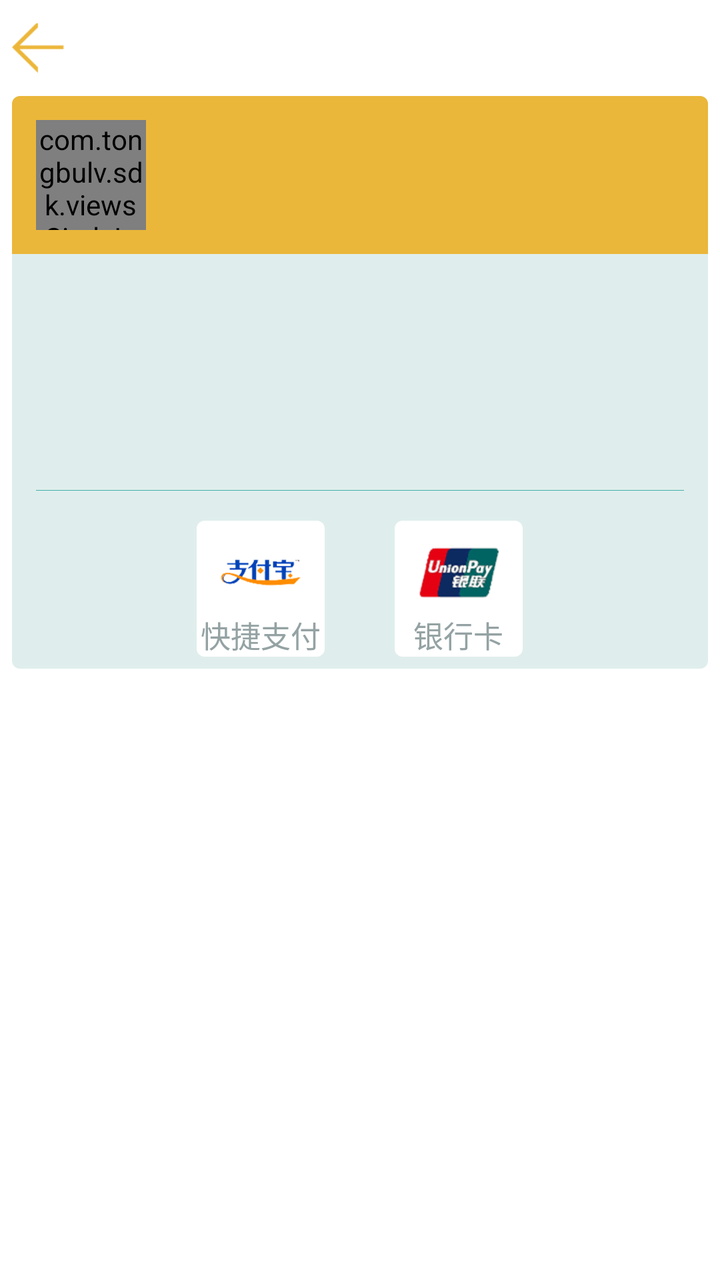
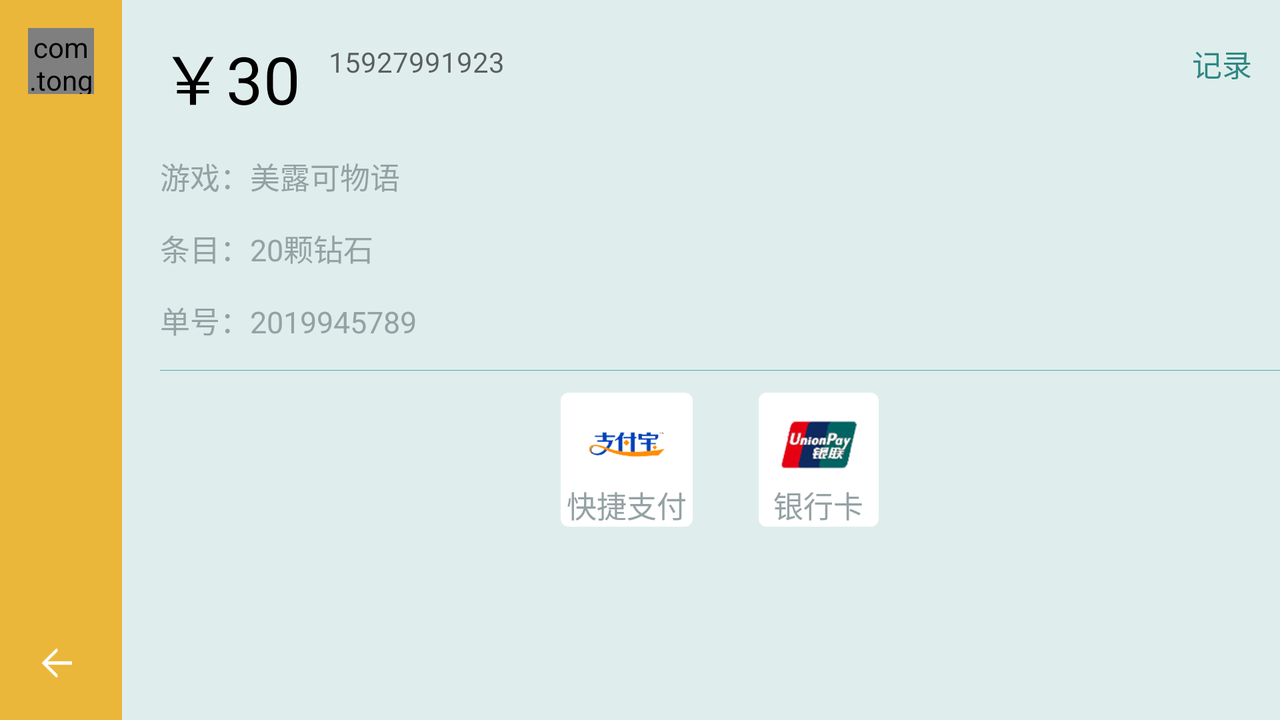

An Android layout and its configuration variant, each rendered on a device that would load it. The default file and the variant file are quoted in full after the pictures.
<!-- AndroidManifest.xml: fallback theme Theme.MaterialComponents.DayNight.NoActionBar -->
<!-- res/layout/fragment_tbl_payment.xml -->
<LinearLayout xmlns:android="http://schemas.android.com/apk/res/android"
    xmlns:tools="http://schemas.android.com/tools"
    android:layout_width="match_parent"
    android:layout_height="match_parent"
    android:background="@color/tbl_white"
    android:orientation="vertical"
    >

    <include layout="@layout/title_tbl_payment" />

    <LinearLayout
        android:layout_width="match_parent"
        android:layout_height="wrap_content"
        android:background="@drawable/tbl_payment_bg"
        android:layout_marginLeft="@dimen/tbl_small"
        android:layout_marginRight="@dimen/tbl_small"
        android:orientation="vertical" >

        <LinearLayout
            android:layout_width="match_parent"
            android:layout_height="wrap_content"
            android:background="@drawable/tbl_payment_orange_bg"
            android:padding="@dimen/tbl_large" >

            <com.tongbulv.sdk.views.CircleImageView
                android:id="@+id/tbl_payment_user_icon"
                android:layout_width="@dimen/tbl_160px"
                android:layout_height="@dimen/tbl_160px"
                android:scaleType="centerCrop"
                android:src="@drawable/tbl_pay_user_icon" />

            <LinearLayout
                android:layout_width="0dp"
                android:layout_height="match_parent"
                android:layout_marginLeft="@dimen/tbl_medium"
                android:layout_weight="1"
                android:gravity="center_vertical"
                android:orientation="vertical" >

                <TextView
                    android:id="@+id/tbl_payment_user_name"
                    android:layout_width="wrap_content"
                    android:layout_height="wrap_content"
                    android:visibility="gone"
                    android:layout_marginBottom="@dimen/tbl_large"
                    android:textColor="@color/tbl_text_white" />

                <TextView
                    android:id="@+id/tbl_payment_user_account"
                    android:layout_width="wrap_content"
                    android:layout_height="wrap_content"
                    android:textSize="@dimen/tbl_text_medium"
                    android:textColor="@color/tbl_text_white" />
            </LinearLayout>

            <TextView
                android:id="@+id/tbl_payment_amount"
                android:layout_width="wrap_content"
                android:layout_height="match_parent"
                android:gravity="center"
                android:textColor="@color/tbl_text_white"
                android:textSize="@dimen/tbl_104px" />
        </LinearLayout>

        <LinearLayout
            android:layout_width="match_parent"
            android:layout_height="wrap_content"
            android:orientation="vertical"
            android:paddingTop="@dimen/tbl_large"
            android:paddingRight="@dimen/tbl_large"
            android:paddingLeft="@dimen/tbl_large"
             >

            <TextView
                android:id="@+id/tbl_payment_game_name"
                style="@style/tblPaymnetGoodItemStyle"
                 />

            <TextView
                android:id="@+id/tbl_payment_game_item"
                style="@style/tblPaymnetGoodItemStyle"
                android:layout_marginTop="@dimen/tbl_llarge"
                 />

            <TextView
                android:id="@+id/tbl_payment_game_order"
                style="@style/tblPaymnetGoodItemStyle"
                android:layout_marginTop="@dimen/tbl_llarge"
                 />

            <View
                android:layout_width="match_parent"
                android:layout_height="@dimen/tbl_single_pixel"
                android:layout_marginTop="@dimen/tbl_llarge"
                android:background="@color/tbl_main" />

            <LinearLayout
                android:layout_width="match_parent"
                android:layout_height="wrap_content"
                android:layout_marginTop="@dimen/tbl_llarge"
                android:layout_marginBottom="@dimen/tbl_small"
                android:gravity="center_horizontal"
                android:orientation="horizontal" >

                <LinearLayout
                    android:id="@+id/tbl_payment_ali"
                    android:layout_width="wrap_content"
                    android:layout_height="wrap_content"
                    android:gravity="center_horizontal"
                    android:orientation="vertical"
                    android:background="@drawable/tbl_white_bg" >

                    <ImageView
                        android:layout_width="@dimen/tbl_120px"
                        android:layout_height="@dimen/tbl_120px"
                        android:layout_marginLeft="@dimen/tbl_large"
                        android:layout_marginRight="@dimen/tbl_large"
                        android:scaleType="centerInside"
                        android:layout_marginTop="@dimen/tbl_small"
                        android:src="@drawable/tbl_pay_ali_icon" />

                    <TextView
                        android:layout_width="wrap_content"
                        android:layout_height="wrap_content"
                        android:text="@string/tbl_pay_ali"
                        android:textSize="@dimen/tbl_text_medium"
                        android:textColor="@color/tbl_text_gray" />
                </LinearLayout>

                <LinearLayout
                    android:id="@+id/tbl_payment_bank"
                    android:layout_width="wrap_content"
                    android:layout_height="wrap_content"
                    android:background="@drawable/tbl_white_bg"
                    android:layout_marginLeft="@dimen/tbl_104px"
                    android:orientation="vertical"
                    android:gravity="center_horizontal"
                    >

                    <ImageView
                        android:layout_width="@dimen/tbl_120px"
                        android:layout_height="@dimen/tbl_120px"
                        android:layout_marginLeft="@dimen/tbl_large"
                        android:layout_marginRight="@dimen/tbl_large"
                        android:scaleType="centerInside"
                        android:layout_marginTop="@dimen/tbl_small"
                        android:src="@drawable/tbl_pay_bank_icon" />

                    <TextView
                        android:layout_width="wrap_content"
                        android:layout_height="wrap_content"
                        android:textSize="@dimen/tbl_text_medium"
                        android:text="@string/tbl_pay_bank"
                        android:textColor="@color/tbl_text_gray" />
                </LinearLayout>
            </LinearLayout>
        </LinearLayout>
    </LinearLayout>

</LinearLayout>
<!-- res/layout/title_tbl_payment.xml (included above) -->
<?xml version="1.0" encoding="utf-8"?>
<RelativeLayout xmlns:android="http://schemas.android.com/apk/res/android"
    android:layout_width="match_parent"
    android:layout_height="@dimen/tbl_title_height"
    android:background="@color/tbl_white"
    android:orientation="horizontal" >

    <ImageView
        android:id="@+id/tbl_payment_back"
        android:layout_width="26dp"
        android:layout_height="26dp"
        android:layout_centerVertical="true"
        android:src="@drawable/tbl_pay_back"
        android:layout_marginLeft="@dimen/tbl_small"
         />

    <TextView
        android:id="@+id/tbl_payment_title"
        android:layout_width="wrap_content"
        android:layout_height="match_parent"
        android:layout_centerHorizontal="true"
        android:gravity="center_vertical"
        android:textColor="@color/tbl_text_black"
        android:textSize="@dimen/tbl_text_large" />

    <TextView
        android:id="@+id/tbl_payment_right"
        android:layout_width="wrap_content"
        android:layout_height="match_parent"
        android:layout_alignParentRight="true"
        android:gravity="center_vertical"
        android:paddingRight="@dimen/tbl_small"
        android:textColor="@color/tbl_text_black"
        android:textSize="@dimen/tbl_text_medium" />

</RelativeLayout>
<!-- resources referenced by this layout -->
<resources>
  <color name="tbl_main">#43b1ab</color>
  <color name="tbl_text_black">#000000</color>
  <color name="tbl_text_gray">#94a2a3</color>
  <color name="tbl_text_white">#ffffff</color>
  <color name="tbl_white">#ffffff</color>
  <!-- from res/values-hdpi/ -->
  <dimen name="tbl_104px">35dp</dimen>
  <!-- from res/values-hdpi/ -->
  <dimen name="tbl_120px">40dp</dimen>
  <!-- from res/values-hdpi/ -->
  <dimen name="tbl_160px">55dp</dimen>
  <!-- from res/values-hdpi/ -->
  <dimen name="tbl_large">12dp</dimen>
  <!-- from res/values-hdpi/ -->
  <dimen name="tbl_llarge">15dp</dimen>
  <!-- from res/values-hdpi/ -->
  <dimen name="tbl_medium">9dp</dimen>
  <dimen name="tbl_single_pixel">1px</dimen>
  <!-- from res/values-hdpi/ -->
  <dimen name="tbl_small">6dp</dimen>
  <!-- from res/values-hdpi/ -->
  <dimen name="tbl_text_large">17sp</dimen>
  <!-- from res/values-hdpi/ -->
  <dimen name="tbl_text_medium">15sp</dimen>
  <dimen name="tbl_title_height">48dp</dimen>
  <!-- drawable tbl_pay_ali_icon: png bitmap (drawable-xhdpi, 21698 bytes) -->
  <!-- drawable tbl_pay_back: png bitmap (drawable-xhdpi, 2391 bytes) -->
  <!-- drawable tbl_pay_bank_icon: png bitmap (drawable-xhdpi, 22452 bytes) -->
  <!-- drawable tbl_pay_user_icon: png bitmap (drawable-xhdpi, 18629 bytes) -->
  <!-- drawable tbl_payment_bg (drawable) -->
  ﻿<shape
      xmlns:android="http://schemas.android.com/apk/res/android"
      android:shape="rectangle">
      <solid android:color="@color/tbl_pay_gray"/>
      <corners android:radius="@dimen/tbl_ssmall"/>
  </shape>
  <!-- drawable tbl_payment_orange_bg (drawable) -->
  <shape
      xmlns:android="http://schemas.android.com/apk/res/android"
      android:shape="rectangle">
      <solid android:color="@color/tbl_orange"/>
      <corners android:topLeftRadius="@dimen/tbl_ssmall"
          android:topRightRadius="@dimen/tbl_ssmall"/>
  </shape>
  <!-- drawable tbl_white_bg (drawable) -->
  ﻿<shape
      xmlns:android="http://schemas.android.com/apk/res/android"
      android:shape="rectangle">
      <solid android:color="@color/tbl_white"/>
      <corners android:radius="@dimen/tbl_ssmall"/>
  </shape>
  <string name="tbl_pay_ali">快捷支付</string>
  <string name="tbl_pay_bank">银行卡</string>
  <style name="tblPaymnetGoodItemStyle">
          <item name="android:layout_width">wrap_content</item>
          <item name="android:layout_height">wrap_content</item>
          <item name="android:textColor">@color/tbl_text_gray</item>
          <item name="android:textSize">@dimen/tbl_text_medium</item>
      </style>
  <color name="tbl_pay_gray">#dfeeec</color>
  <!-- from res/values-hdpi/ -->
  <dimen name="tbl_ssmall">4dp</dimen>
  <color name="tbl_orange">#ebb73a</color>
</resources>
<!-- res/layout-land/fragment_tbl_payment.xml (the repository's variant of the layout above) -->
<!-- drawn on the phone turned sideways -->
<LinearLayout xmlns:android="http://schemas.android.com/apk/res/android"
    xmlns:tools="http://schemas.android.com/tools"
    android:layout_width="match_parent"
    android:layout_height="match_parent"
    android:background="@color/tbl_pay_gray"
    android:orientation="horizontal" >

    <TextView
        android:id="@+id/tbl_payment_title"
        android:layout_width="wrap_content"
        android:layout_height="match_parent"
        android:gravity="center_vertical"
        android:textColor="@color/tbl_text_black"
        android:textSize="@dimen/tbl_text_large"
        android:visibility="gone" />

    <RelativeLayout
        android:layout_width="wrap_content"
        android:layout_height="match_parent"
        android:background="@color/tbl_orange"
        android:padding="@dimen/tbl_llarge" >

        <com.tongbulv.sdk.views.CircleImageView
            android:id="@+id/tbl_payment_user_icon"
            android:layout_width="@dimen/tbl_104px"
            android:layout_height="@dimen/tbl_104px"
            android:scaleType="centerCrop"
            android:src="@drawable/tbl_pay_user_icon" />

        <ImageView
            android:id="@+id/tbl_payment_back"
            android:layout_width="@dimen/tbl_50px"
            android:layout_height="@dimen/tbl_50px"
            android:layout_alignParentBottom="true"
            android:layout_margin="@dimen/tbl_small"
            android:src="@drawable/tbl_white_back" />
    </RelativeLayout>

    <LinearLayout
        android:layout_width="0dp"
        android:layout_height="match_parent"
        android:layout_weight="1"
        android:orientation="vertical" >

        <LinearLayout
            android:layout_width="match_parent"
            android:layout_height="wrap_content"
            android:orientation="horizontal" >

            <TextView
                android:id="@+id/tbl_payment_amount"
                android:layout_width="wrap_content"
                android:layout_height="wrap_content"
                android:layout_marginLeft="@dimen/tbl_60px"
                android:layout_marginTop="@dimen/tbl_llarge"
                android:text="￥30"
                android:textColor="@color/tbl_text_black"
                android:textSize="@dimen/tbl_104px" />

            <LinearLayout
                android:layout_width="0dp"
                android:layout_height="match_parent"
                android:layout_marginLeft="@dimen/tbl_llarge"
                android:layout_weight="1"
                android:gravity="center_vertical"
                android:orientation="vertical" >

                <TextView
                    android:id="@+id/tbl_payment_user_name"
                    android:layout_width="wrap_content"
                    android:layout_height="wrap_content"
                    android:layout_marginBottom="@dimen/tbl_llarge"
                    android:text=""
                    android:textColor="@color/tbl_black"
                    android:visibility="gone" />

                <TextView
                    android:id="@+id/tbl_payment_user_account"
                    android:layout_width="wrap_content"
                    android:layout_height="wrap_content"
                    android:text="15927991923"
                    android:textColor="@color/tbl_black" />
            </LinearLayout>

            <TextView
                android:id="@+id/tbl_payment_right"
                android:layout_width="wrap_content"
                android:layout_height="wrap_content"
                android:layout_marginRight="@dimen/tbl_llarge"
                android:text="记录"
                android:textColor="@color/tbl_text_btn"
                android:textSize="@dimen/tbl_text_medium" />
        </LinearLayout>

        <LinearLayout
            android:layout_width="match_parent"
            android:layout_height="match_parent"
            android:orientation="vertical"
            android:paddingLeft="@dimen/tbl_60px"
            android:paddingTop="@dimen/tbl_50px" >

            <TextView
                android:id="@+id/tbl_payment_game_name"
                style="@style/tblPaymnetGoodItemStyle"
                android:text="游戏：美露可物语" />

            <TextView
                android:id="@+id/tbl_payment_game_item"
                style="@style/tblPaymnetGoodItemStyle"
                android:layout_marginTop="@dimen/tbl_llarge"
                android:text="条目：20颗钻石" />

            <TextView
                android:id="@+id/tbl_payment_game_order"
                style="@style/tblPaymnetGoodItemStyle"
                android:layout_marginTop="@dimen/tbl_llarge"
                android:text="单号：2019945789" />

            <View
                android:layout_width="match_parent"
                android:layout_height="@dimen/tbl_single_pixel"
                android:layout_marginTop="@dimen/tbl_llarge"
                android:background="@color/tbl_main" />

            <LinearLayout
                android:layout_width="match_parent"
                android:layout_height="wrap_content"
                android:layout_marginBottom="@dimen/tbl_ssmall"
                android:layout_marginTop="@dimen/tbl_large"
                android:gravity="center_horizontal"
                android:orientation="horizontal" >

                <LinearLayout
                    android:id="@+id/tbl_payment_ali"
                    android:layout_width="wrap_content"
                    android:layout_height="wrap_content"
                    android:background="@drawable/tbl_white_bg"
                    android:gravity="center_horizontal"
                    android:orientation="vertical" >

                    <ImageView
                        android:layout_width="@dimen/tbl_120px"
                        android:layout_height="@dimen/tbl_120px"
                        android:layout_marginLeft="@dimen/tbl_llarge"
                        android:layout_marginRight="@dimen/tbl_llarge"
                        android:layout_marginTop="@dimen/tbl_small"
                        android:scaleType="centerInside"
                        android:src="@drawable/tbl_pay_ali_icon" />

                    <TextView
                        android:layout_width="wrap_content"
                        android:layout_height="wrap_content"
                        android:text="快捷支付"
                        android:textColor="@color/tbl_text_gray"
                        android:textSize="@dimen/tbl_text_medium" />
                </LinearLayout>

                <LinearLayout
                    android:id="@+id/tbl_payment_bank"
                    android:layout_width="wrap_content"
                    android:layout_height="wrap_content"
                    android:layout_marginLeft="@dimen/tbl_104px"
                    android:background="@drawable/tbl_white_bg"
                    android:gravity="center_horizontal"
                    android:orientation="vertical" >

                    <ImageView
                        android:layout_width="@dimen/tbl_120px"
                        android:layout_height="@dimen/tbl_120px"
                        android:layout_marginLeft="@dimen/tbl_large"
                        android:layout_marginRight="@dimen/tbl_large"
                        android:layout_marginTop="@dimen/tbl_small"
                        android:scaleType="centerInside"
                        android:src="@drawable/tbl_pay_bank_icon" />

                    <TextView
                        android:layout_width="wrap_content"
                        android:layout_height="wrap_content"
                        android:text="银行卡"
                        android:textColor="@color/tbl_text_gray"
                        android:textSize="@dimen/tbl_text_medium" />
                </LinearLayout>
            </LinearLayout>
        </LinearLayout>
    </LinearLayout>

</LinearLayout>
<!-- resources referenced by the variant -->
<!-- as the phone turned sideways resolves them -->
<resources>
  <color name="tbl_black">#9000</color>
  <color name="tbl_main">#43b1ab</color>
  <color name="tbl_orange">#ebb73a</color>
  <color name="tbl_pay_gray">#dfeeec</color>
  <color name="tbl_text_black">#000000</color>
  <color name="tbl_text_btn">#2f8784</color>
  <color name="tbl_text_gray">#94a2a3</color>
  <!-- from res/values-land-mdpi/ -->
  <dimen name="tbl_104px">33dp</dimen>
  <!-- from res/values-land-mdpi/ -->
  <dimen name="tbl_120px">38dp</dimen>
  <!-- from res/values-land-mdpi/ -->
  <dimen name="tbl_50px">15dp</dimen>
  <!-- from res/values-land-mdpi/ -->
  <dimen name="tbl_60px">19dp</dimen>
  <!-- from res/values-land-mdpi/ -->
  <dimen name="tbl_large">11dp</dimen>
  <!-- from res/values-land-mdpi/ -->
  <dimen name="tbl_llarge">14dp</dimen>
  <!-- from res/values-land-mdpi/ -->
  <dimen name="tbl_single_pixel">1px</dimen>
  <!-- from res/values-land-mdpi/ -->
  <dimen name="tbl_small">7dp</dimen>
  <!-- from res/values-land-mdpi/ -->
  <dimen name="tbl_ssmall">4dp</dimen>
  <!-- from res/values-hdpi/ -->
  <dimen name="tbl_text_large">17sp</dimen>
  <!-- from res/values-hdpi/ -->
  <dimen name="tbl_text_medium">15sp</dimen>
  <!-- drawable tbl_pay_ali_icon: png bitmap (drawable-xhdpi, 21698 bytes) -->
  <!-- drawable tbl_pay_bank_icon: png bitmap (drawable-xhdpi, 22452 bytes) -->
  <!-- drawable tbl_pay_user_icon: png bitmap (drawable-xhdpi, 18629 bytes) -->
  <!-- drawable tbl_white_back: png bitmap (drawable-xhdpi, 1056 bytes) -->
  <!-- drawable tbl_white_bg (drawable) -->
  ﻿<shape
      xmlns:android="http://schemas.android.com/apk/res/android"
      android:shape="rectangle">
      <solid android:color="@color/tbl_white"/>
      <corners android:radius="@dimen/tbl_ssmall"/>
  </shape>
  <style name="tblPaymnetGoodItemStyle">
          <item name="android:layout_width">wrap_content</item>
          <item name="android:layout_height">wrap_content</item>
          <item name="android:textColor">@color/tbl_text_gray</item>
          <item name="android:textSize">@dimen/tbl_text_medium</item>
      </style>
  <color name="tbl_white">#ffffff</color>
</resources>
